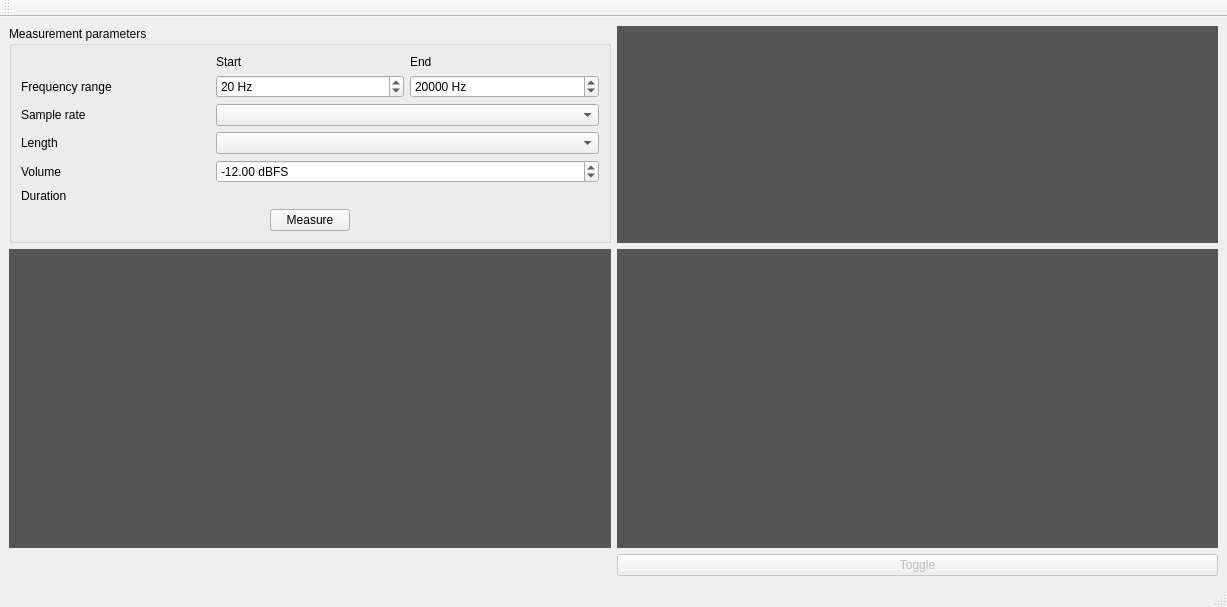
<?xml version="1.0" encoding="UTF-8"?>
<ui version="4.0">
 <class>MainWindow</class>
 <widget class="QMainWindow" name="MainWindow">
  <property name="geometry">
   <rect>
    <x>0</x>
    <y>0</y>
    <width>1227</width>
    <height>607</height>
   </rect>
  </property>
  <property name="windowTitle">
   <string>Audio</string>
  </property>
  <widget class="QWidget" name="centralwidget">
   <layout class="QGridLayout" name="gridLayout" columnstretch="1,1">
    <item row="0" column="0">
     <widget class="QGroupBox" name="grpMeasParams">
      <property name="sizePolicy">
       <sizepolicy hsizetype="Preferred" vsizetype="Maximum">
        <horstretch>0</horstretch>
        <verstretch>0</verstretch>
       </sizepolicy>
      </property>
      <property name="title">
       <string>Measurement parameters</string>
      </property>
      <layout class="QGridLayout" name="gridLayout_2" columnstretch="0,0,0">
       <item row="1" column="1">
        <widget class="QSpinBox" name="eBeginFrequency">
         <property name="suffix">
          <string> Hz</string>
         </property>
         <property name="minimum">
          <number>10</number>
         </property>
         <property name="maximum">
          <number>19999</number>
         </property>
         <property name="value">
          <number>20</number>
         </property>
        </widget>
       </item>
       <item row="4" column="1" colspan="2">
        <widget class="QDoubleSpinBox" name="eVolumeDBFS">
         <property name="suffix">
          <string> dBFS</string>
         </property>
         <property name="minimum">
          <double>-180.000000000000000</double>
         </property>
         <property name="maximum">
          <double>0.000000000000000</double>
         </property>
         <property name="singleStep">
          <double>0.100000000000000</double>
         </property>
         <property name="value">
          <double>-12.000000000000000</double>
         </property>
        </widget>
       </item>
       <item row="3" column="1" colspan="2">
        <widget class="QComboBox" name="eLength">
         <property name="currentText">
          <string/>
         </property>
         <property name="currentIndex">
          <number>-1</number>
         </property>
        </widget>
       </item>
       <item row="2" column="0">
        <widget class="QLabel" name="lkSampleRate">
         <property name="text">
          <string>Sample rate</string>
         </property>
        </widget>
       </item>
       <item row="0" column="1">
        <widget class="QLabel" name="lkBeginFrequency">
         <property name="text">
          <string>Start</string>
         </property>
        </widget>
       </item>
       <item row="6" column="1" colspan="2">
        <widget class="QLabel" name="lvDuration"/>
       </item>
       <item row="0" column="2">
        <widget class="QLabel" name="lkEndFrequency">
         <property name="text">
          <string>End</string>
         </property>
        </widget>
       </item>
       <item row="1" column="2">
        <widget class="QSpinBox" name="eEndFrequency">
         <property name="suffix">
          <string> Hz</string>
         </property>
         <property name="minimum">
          <number>2</number>
         </property>
         <property name="maximum">
          <number>22000</number>
         </property>
         <property name="value">
          <number>20000</number>
         </property>
        </widget>
       </item>
       <item row="6" column="0">
        <widget class="QLabel" name="lkDuration">
         <property name="text">
          <string>Duration</string>
         </property>
        </widget>
       </item>
       <item row="1" column="0">
        <widget class="QLabel" name="lkFrequencyRange">
         <property name="text">
          <string>Frequency range</string>
         </property>
        </widget>
       </item>
       <item row="2" column="1" colspan="2">
        <widget class="QComboBox" name="eSampleRate"/>
       </item>
       <item row="7" column="0" colspan="3">
        <layout class="QHBoxLayout" name="horizontalLayout">
         <item>
          <widget class="QPushButton" name="bMeasure">
           <property name="sizePolicy">
            <sizepolicy hsizetype="Fixed" vsizetype="Fixed">
             <horstretch>0</horstretch>
             <verstretch>0</verstretch>
            </sizepolicy>
           </property>
           <property name="text">
            <string>Measure</string>
           </property>
          </widget>
         </item>
        </layout>
       </item>
       <item row="3" column="0">
        <widget class="QLabel" name="lkLength">
         <property name="text">
          <string>Length</string>
         </property>
        </widget>
       </item>
       <item row="4" column="0">
        <widget class="QLabel" name="lkVolume">
         <property name="text">
          <string>Volume</string>
         </property>
        </widget>
       </item>
      </layout>
     </widget>
    </item>
    <item row="0" column="1">
     <widget class="QCustomPlot" name="plotResponse" native="true">
      <property name="styleSheet">
       <string notr="true">background-color: rgb(86, 86, 86);</string>
      </property>
     </widget>
    </item>
    <item row="1" column="1">
     <widget class="QCustomPlot" name="plotOutputSpectrogram" native="true">
      <property name="enabled">
       <bool>false</bool>
      </property>
      <property name="styleSheet">
       <string notr="true">background-color: rgb(86, 86, 86);</string>
      </property>
     </widget>
    </item>
    <item row="1" column="0">
     <widget class="QCustomPlot" name="plotInputSpectrogram" native="true">
      <property name="sizePolicy">
       <sizepolicy hsizetype="MinimumExpanding" vsizetype="MinimumExpanding">
        <horstretch>0</horstretch>
        <verstretch>0</verstretch>
       </sizepolicy>
      </property>
      <property name="styleSheet">
       <string notr="true">background-color: rgb(86, 86, 86);</string>
      </property>
     </widget>
    </item>
    <item row="2" column="1">
     <widget class="QPushButton" name="bToggleSpectrogram">
      <property name="enabled">
       <bool>false</bool>
      </property>
      <property name="text">
       <string>Toggle</string>
      </property>
     </widget>
    </item>
   </layout>
  </widget>
  <widget class="QMenuBar" name="menubar">
   <property name="geometry">
    <rect>
     <x>0</x>
     <y>0</y>
     <width>1227</width>
     <height>21</height>
    </rect>
   </property>
  </widget>
  <widget class="QStatusBar" name="statusbar"/>
  <widget class="QToolBar" name="toolBar">
   <property name="windowTitle">
    <string>toolBar</string>
   </property>
   <attribute name="toolBarArea">
    <enum>TopToolBarArea</enum>
   </attribute>
   <attribute name="toolBarBreak">
    <bool>false</bool>
   </attribute>
  </widget>
 </widget>
 <customwidgets>
  <customwidget>
   <class>QCustomPlot</class>
   <extends>QWidget</extends>
   <header location="global">qcustomplot.h</header>
   <container>1</container>
  </customwidget>
 </customwidgets>
 <tabstops>
  <tabstop>eBeginFrequency</tabstop>
  <tabstop>eEndFrequency</tabstop>
 </tabstops>
 <resources/>
 <connections/>
</ui>
